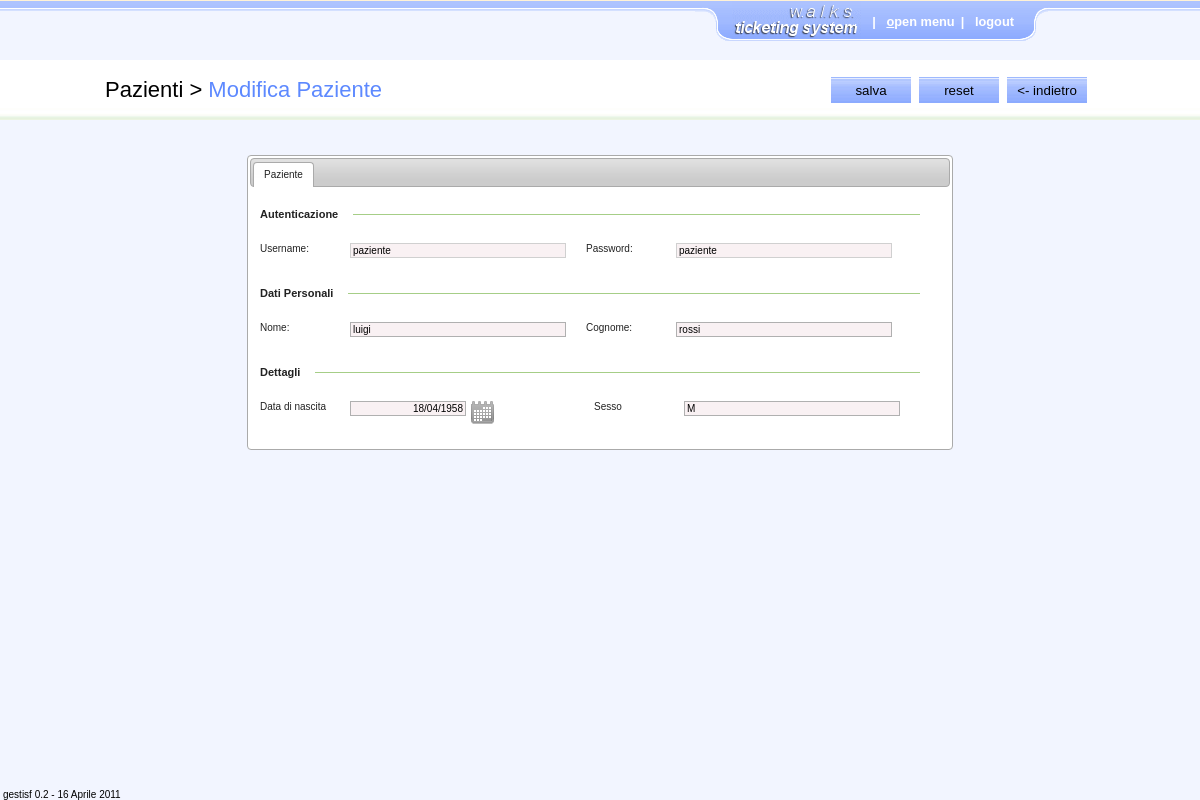
Screenshot of /content/patient_create.php?pagename=patient_edit&id=42 (signed in) with the database file from the repository.
### tables this page shows
CREATE TABLE `users` (
  `id` mediumint(9) NOT NULL AUTO_INCREMENT,
  `name` varchar(48) DEFAULT NULL,
  `surname` varchar(48) DEFAULT NULL,
  `birth_date` varchar(10) DEFAULT NULL,
  `gender` varchar(1) DEFAULT NULL,
  `ticket` varchar(32) DEFAULT NULL,
  `specialization` varchar(300) DEFAULT NULL,
  `username` varchar(48) DEFAULT NULL,
  `password` varchar(48) DEFAULT NULL,
  `user_type` varchar(15) DEFAULT NULL,
  `user_creation` varchar(1) NOT NULL DEFAULT '0',
  `medical_creation` varchar(1) NOT NULL DEFAULT '0',
  `patient_creation` varchar(1) NOT NULL DEFAULT '0',
  `relative_creation` varchar(1) NOT NULL DEFAULT '0',
  `dossier_creation` varchar(1) NOT NULL DEFAULT '0',
  `removable` int(1) NOT NULL DEFAULT '1',
  `medical_id` mediumint(9) DEFAULT NULL,
  `patient_id` mediumint(9) DEFAULT NULL,
  `email` varchar(30) DEFAULT NULL,
  PRIMARY KEY (`id`)
);

### content/ajax_init.php (called while the page is built, shortened)
<?
if (isset($_GET['pagename']) && ($_GET['pagename'] != '')) {
	$pagename = $_GET['pagename'];
}
switch ($pagename) {
	case 'patient_edit':
	$query = "SELECT * FROM users WHERE id = '" . $_GET['id'] . "';";
	$risultato = mysql_query($query) or die("Query fallita: " . mysql_error());
	$linea = mysql_fetch_array($risultato, MYSQL_ASSOC);
	break;
}
?>

### content/patient_create.php (the view, shortened to what this page needs)
<?
include ('ajax_init.php');
include ('header.php');
?>
<body>
<?	include ('menu.php'); ?>
<div id="container">
<?
$operationarea = "	<input type='button' name='submit:mainform' id='submit:mainform' value='salva' />
					<input type='reset' name='reset:mainform' id='reset:mainform' value='reset' />
					<input type='button' name='cancel' id='cancel' value='&lt;- indietro' />";
include ('messagearea.php');
?>
	<div id="content">
		<div id="fieldsetcontainer" class="sjbjl_tabbed">
			<ul>
				<li><a href="#tabs-1">Paziente</a></li>
			</ul>
			<form name="mainform" id="mainform" action="#" method="post" class="sjbjl_form">
				<h4 class="spacer"><span>Autenticazione</span></h4>
				<div class="duenorma">
					<label for="username" class="uno">Username:</label>
					<input type="text" name="username" id="username"  class="due" value="<? echo $linea['username']; ?>" onkeypress="sjbjl_checkfield(this,event,'maxl=24,mandatory=true,valuetype=username,label=username');"></input>
					<label for="password" class="tre">Password:</label>
					<input type="text" name="password" id="password" class="quattro" value="<? echo $linea['password']; ?>" onkeypress="sjbjl_checkfield(this,event,'minl=6,maxl=24,mandatory=true,valuetype=password,label=password');"></input>
				</div>
			<fieldset>
				<h4 class="spacer"><span>Dati Personali</span></h4>
				<div class="duenorma">
					<label for="name" class="uno">Nome:</label>
					<input type="text" name="name" id="name"  class="due" value="<? echo $linea['name']; ?>" onkeypress="sjbjl_checkfield(this,event,'maxl=48,mandatory=true,valuetype=alphanumeric_blank,label=nome');"></input>
					<label for="surname" class="tre">Cognome:</label>
					<input type="text" name="surname" id="surname"  class="quattro" value="<? echo $linea['surname']; ?>" onkeypress="sjbjl_checkfield(this,event,'maxl=48,mandatory=true,valuetype=alphanumeric_blank,label=cognome');"></input>
				</div>
				<h4 class="spacer"><span>Dettagli</span></h4>
				<div class="duenorma">
					<label for="birth_date" class="uno">Data di nascita</label>
					<input type="text" name="birth_date" id="birth_date"  class="due" value="<? echo $linea['birth_date']; ?>" onkeypress="sjbjl_checkfield(this,event,'mandatory=true,valuetype=date,label=data di nascita');"></input>
					<label for="gender" class="tre">Sesso</label>
					<input type="text" name="gender" id="gender" class="quattro" value="<? echo $linea['gender']; ?>" onkeypress="sjbjl_checkfield(this,event,'mandatory=true,valuetype=alphauppercase,label=sesso');"></input>
			</fieldset>
			</form>
		</div>
	</div>
</div>
<? include ('footer.php'); ?>
</body>
</html>

### sjbjl/css/sjbjl.general.css (style rules this page uses)
html { overflow:auto; }
body,form,fieldset { margin:0; padding:0; }
a { text-decoration:none; }
input { background-color:#ffffff; border-width:1px; border-style:solid; border-color:#d0d0d0; }
input.mandatory, input.mandatory_true { background-color:#f9f1f3; }
input.sjbjl_date { float:left; max-width:110px; margin:auto 5px auto auto; text-align:right; }
.sjbjl_tabbed { visibility:hidden; }

### css/general.css (style rules this page uses)
body { font-family:Arial, Helvetica, sans-serif; background-color:#f2f5ff; }
form { float:left; }
a { color:#000000; }
div#container { width:100%; min-height:600px; text-align:center; }
div#content { width:990px; min-height:400px; margin:35px auto auto auto; text-align:left; }
div#fieldsetcontainer { width:700px; min-height:200px; overflow:hidden; font-size:10px; margin:0 auto; }
div#fieldsetcontainer fieldset { margin-top:15px; margin-bottom:15px; border:0 none; }
div#fieldsetcontainer fieldset input { border:1px solid #b0b0b0; }
div#fieldsetcontainer fieldset label { height:14px; text-align:left; font-family:Verdana,Arial,helvetica,sans-serif; font-size:10px; }
div.fieldsetrow, div.enable, div.userabil, div.dueabil, div.duenorma, div.unonorma { float:left; clear:left; width:665px; height:auto; margin:8px auto 8px 10px; }
div.duenorma .uno { clear:left; float:left; width:90px; }
div.duenorma .due { float:left; width:210px; }
div.duenorma .tre { float:left; width:90px; margin:auto auto auto 20px; }
div.duenorma .quattro { float:left; width:210px; }
h4.spacer { float:left; width:660px; height:16px; margin:20px auto 12px 10px; background-image:url(../images/spacer_background.gif); background-position:left center; background-repeat:no-repeat; }
h4.spacer span { display:block; border-right:10px solid #ffffff; float:left; padding-right:5px; font-size:11px; line-height:14px; background-color:#ffffff; }
div#messageareacontent div#operationarea input { float:left; width:80px; height:26px; margin:17px 8px auto auto; border:0 none; background-image:url(../images/generalbutton.jpg); background-position:center center; background-repeat:repeat-x; }

### rows the page displays
users: username "paziente", password "paziente", name "luigi", surname "rossi", birth_date "18/04/1958", gender "M"

### other values shown
$menusezione "Pazienti"
$menufunzione "Modifica Paziente"
$version "gestisf 0.2 - 16 Aprile 2011"
